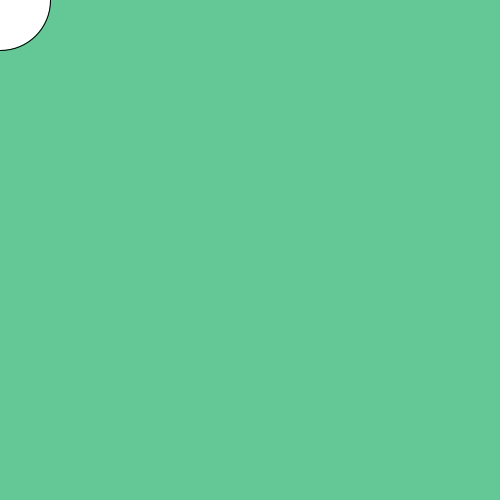
Frame 1 (no input)
Frame 60 (the mouse pressed at the canvas centre just before this capture): identical to frame 1, image omitted
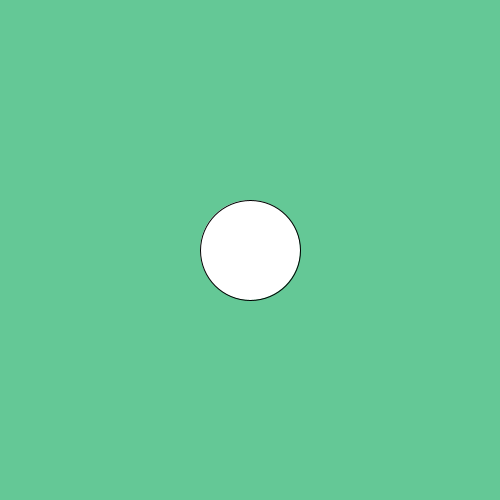
Frame 120 (the mouse held since frame 60 and released just before this capture)

The Processing sketch that drew these frames (run headless with seeded random() and noise(); from frame 60 on, the mouse is pressed at the canvas centre):

// Processing sketch: ThreadingDraw
// ── ThreadingDraw.pde
boolean called = false;
int x = 0;

void setup() {
  size(500, 500);
}

void draw() {
  
  background(100, 200, 150);

  fill(255);
  ellipse(mouseX, mouseY, 100, 100);
}

void mouseClicked() {
  // doStuff(1000);
  
  thread("callDoThing");
}

public void callDoThing() {
  doStuff(1000);
}

void doStuff(int time) {
  println("called");
  
  background(0, 0, 255);
  println("draw1");
  delay(time);
  fill(255, 1, 100);
  rect(mouseX, mouseY, 40, 100);
  println("draw2");
  delay(time*2);
  background(0, 255, 0);
  println("draw3");
}
